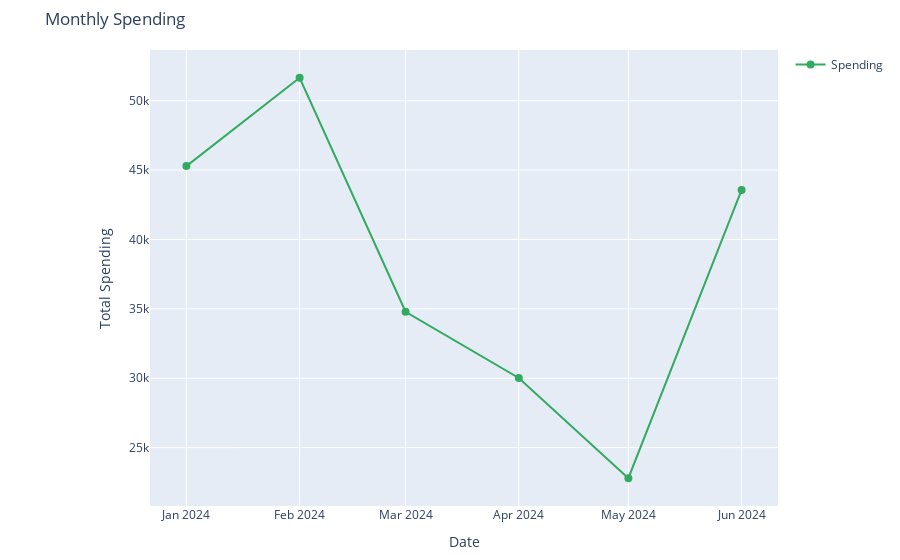
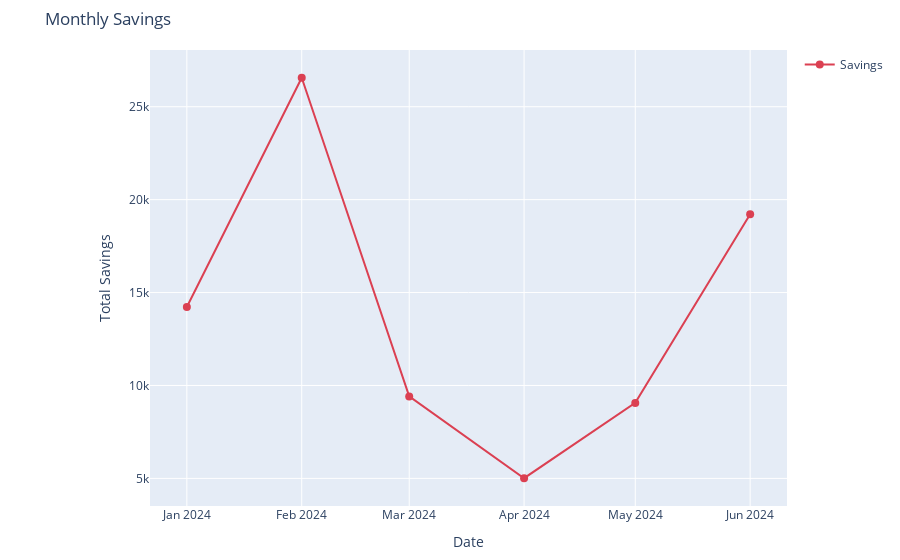

Write notebook code for charts like these, in order.
### Code cell
def plot_spending_over_months(filtered_df, selected_year='Overall'):
    if selected_year != 'Overall':
        filtered_df = filtered_df[pd.to_datetime(filtered_df['Order Date']).dt.year == int(selected_year)]

    monthly_spending = filtered_df.groupby(pd.to_datetime(filtered_df['Order Date']).dt.to_period('M'))['Price for Customer'].sum().reset_index()
    monthly_spending['Date'] = monthly_spending['Order Date'].dt.strftime('%Y-%m')  # Convert to YYYY-MM format
    monthly_spending = monthly_spending.sort_values('Date')

    trace = go.Scatter(
        x=monthly_spending['Date'],
        y=monthly_spending['Price for Customer'],
        mode='lines+markers',
        name='Spending',
        line=dict(color='rgb(50, 171, 96)'),
        marker=dict(symbol='circle', size=8),
        text=monthly_spending['Price for Customer'].apply(lambda x: f"₹{x:,.2f}")
    )

    layout = go.Layout(
        title='Monthly Spending',
        xaxis=dict(title='Date'),
        yaxis=dict(title='Total Spending'),
        margin=dict(l=150, r=20, t=50, b=50),
        showlegend=True
    )

    fig = go.Figure(data=[trace], layout=layout)
    return fig

def plot_savings_over_months(filtered_df, selected_year='Overall'):
    if selected_year != 'Overall':
        filtered_df = filtered_df[pd.to_datetime(filtered_df['Order Date']).dt.year == int(selected_year)]

    monthly_savings = filtered_df.groupby(pd.to_datetime(filtered_df['Order Date']).dt.to_period('M'))['Savings'].sum().reset_index()
    monthly_savings['Date'] = monthly_savings['Order Date'].dt.strftime('%Y-%m')  # Convert to YYYY-MM format
    monthly_savings = monthly_savings.sort_values('Date')

    trace = go.Scatter(
        x=monthly_savings['Date'],
        y=monthly_savings['Savings'],
        mode='lines+markers',
        name='Savings',
        line=dict(color='rgb(219, 64, 82)'),
        marker=dict(symbol='circle', size=8),
        text=monthly_savings['Savings'].apply(lambda x: f"₹{x:,.2f}")
    )

    layout = go.Layout(
        title='Monthly Savings',
        xaxis=dict(title='Date'),
        yaxis=dict(title='Total Savings'),
        margin=dict(l=150, r=20, t=50, b=50),
        showlegend=True
    )

    fig = go.Figure(data=[trace], layout=layout)
    return fig

selected_year = '2024'  

spending_over_months_fig = plot_spending_over_months(df, selected_year=selected_year)
savings_over_months_fig = plot_savings_over_months(df, selected_year=selected_year)

spending_over_months_fig.show()
savings_over_months_fig.show()

### Figure 1 — Plotly figure (JSON) as saved in the notebook; plotly's stock layout.template omitted (floating-point values rounded to 4 significant figures)
{"data": [{"line": {"color": "rgb(50, 171, 96)"}, "marker": {"size": 8, "symbol": "circle"}, "mode": "lines+markers", "name": "Spending", "text": ["₹45,285.64", "₹51,649.60", "₹34,789.53", "₹30,016.98", "₹22,795.25", "₹43,565.28"], "type": "scatter", "x": ["2024-01", "2024-02", "2024-03", "2024-04", "2024-05", "2024-06"], "y": [45290.0, 51650.0, 34790.0, 30020.0, 22800.0, 43570.0]}], "layout": {"margin": {"b": 50, "l": 150, "r": 20, "t": 50}, "showlegend": true, "title": {"text": "Monthly Spending"}, "xaxis": {"title": {"text": "Date"}}, "yaxis": {"title": {"text": "Total Spending"}}}}

### Figure 2 — Plotly figure (JSON) as saved in the notebook; plotly's stock layout.template omitted (floating-point values rounded to 4 significant figures)
{"data": [{"line": {"color": "rgb(219, 64, 82)"}, "marker": {"size": 8, "symbol": "circle"}, "mode": "lines+markers", "name": "Savings", "text": ["₹14,223.04", "₹26,555.93", "₹9,412.58", "₹5,010.73", "₹9,063.25", "₹19,212.36"], "type": "scatter", "x": ["2024-01", "2024-02", "2024-03", "2024-04", "2024-05", "2024-06"], "y": [14220.0, 26560.0, 9413.0, 5011.0, 9063.0, 19210.0]}], "layout": {"margin": {"b": 50, "l": 150, "r": 20, "t": 50}, "showlegend": true, "title": {"text": "Monthly Savings"}, "xaxis": {"title": {"text": "Date"}}, "yaxis": {"title": {"text": "Total Savings"}}}}
